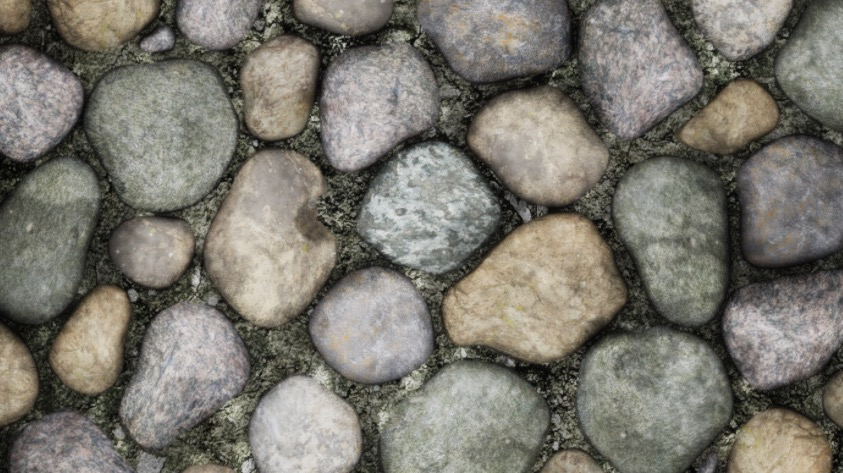
#> input picture test_pic/3-i1.jpg, 843 x 473 px
$ python main.py
#> lines starting #> are read from the running program, lines starting #| are printed output that depends on the picture
import copy
import math
from math import cos, sin

import numpy as np
from PIL import Image


def normalise(I_pos, il, jl):
    I_pos[:, 0] = I_pos[:, 0] / (il - 1)
    I_pos[:, 1] = I_pos[:, 1] / (jl - 1)
    return I_pos


def denormalise(I_pos, il, jl):
    I_pos[:, 0] = I_pos[:, 0] * (il - 1)
    I_pos[:, 1] = I_pos[:, 1] * (jl - 1)
    return I_pos


def simulate_views(I1, I2, t1, t2, ts, img_f):
    # get list of pixel coordinates for I1 and I2
    i_c, j_c = np.meshgrid(range(I1.shape[0]), range(I1.shape[1]), indexing='ij')
    pixel_pos = np.array(list(zip(j_c.reshape(-1), i_c.reshape(-1))), dtype=np.float64)
    I1_pos = normalise(copy.deepcopy(pixel_pos), I1.shape[1], I1.shape[0])
    I1_pos = np.c_[I1_pos, np.ones(I1_pos.shape[0])]  # homogeneous z
    I2_pos = normalise(copy.deepcopy(pixel_pos), I1.shape[1], I1.shape[0])
    I2_pos = np.c_[I2_pos, np.ones(I2_pos.shape[0])]  # homogeneous z
    R1_T = np.array([[cos(t1), 0, sin(t1)],
                     [0, 1, 0],
                     [-sin(t1), 0, cos(t1)]]).T
    R2_T = np.array([[cos(t2), 0, sin(t2)],
                     [0, 1, 0],
                     [-sin(t2), 0, cos(t2)]]).T
    for t in ts:
        # compute homographic transform onto I
        R = np.array([[cos(t), 0, sin(t)],
                      [0, 1, 0],
                      [-sin(t), 0, cos(t)]])
        H1 = R @ R1_T
        H2 = R @ R2_T
        q1 = H1 @ I1_pos.reshape(-1, 3, 1)
        q2 = H2 @ I2_pos.reshape(-1, 3, 1)
        q1 = q1.reshape(-1, 3)[:, :2]
        q2 = q2.reshape(-1, 3)[:, :2]
        q1 = np.round(denormalise(q1, I1.shape[1], I1.shape[0])).astype(int)
        q2 = np.round(denormalise(q2, I2.shape[1], I2.shape[0])).astype(int)
        print('q1')
        print(q1[:, 0])
        print('q2')
        print(q2[:, 0])
        # generate view I
        I = np.zeros(I1.shape, dtype=np.uint8)
        q10 = q1.T[0][0]
        q20 = q2.T[0][0]
        print(q10, q20)
        q1 = q1[(q1[:, 1] < I.shape[0]) & (q1[:, 1] >= 0)]
        q1 = q1[(q1[:, 0] < I.shape[1]) & (q1[:, 0] >= 0)]
        q2 = q2[(q2[:, 1] < I.shape[0]) & (q2[:, 1] >= 0)]
        q2 = q2[(q2[:, 0] < I.shape[1]) & (q2[:, 0] >= 0)]
        I[q1.T[1], q1.T[0], :] = I1[q1.T[1], q1.T[0] - q10, :].reshape(-1, 3)
        I[q2.T[1], q2.T[0], :] = I2[q2.T[1], q2.T[0] - q20, :].reshape(-1, 3)
        PI = Image.fromarray(I)
        PI.save('./out/' + img_f + '-t={:.2f}.jpg'.format(t))


if __name__ == '__main__':
    # load input
    img_f = '5'
    # [7 lines of commented-out code are left out]
    I1 = np.asarray(Image.open('./test_pic/3-i1.jpg'))
#> I1 is the input picture: shape (473, 843, 3); mean R, G, B 122.2, 119.4, 110.5
    I2 = np.asarray(Image.open('./test_pic/3-i2.jpg'))
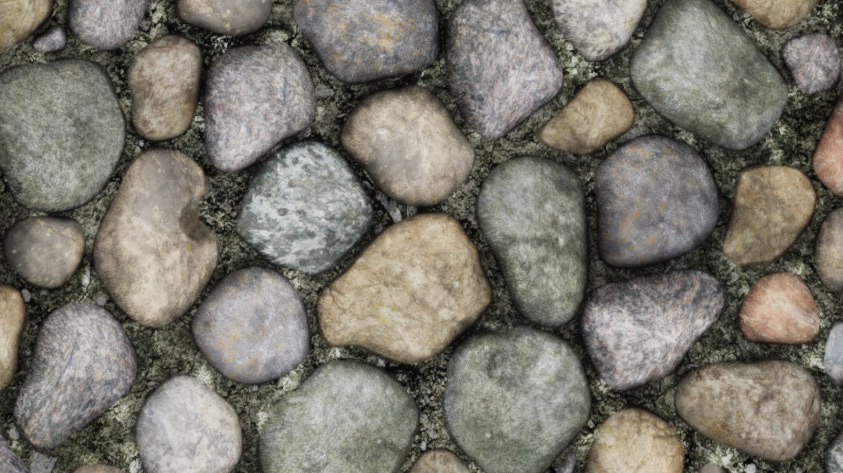
#> input picture test_pic/3-i2.jpg, 843 x 473 px
#> I2 is the input picture: shape (473, 843, 3); mean R, G, B 121.5, 118.3, 108.8
    PI1 = Image.fromarray(I1)
    PI2 = Image.fromarray(I2)
    PI1.save('./out/' + img_f + '-I1.jpg')
    PI2.save('./out/' + img_f + '-I2.jpg')

    # simulate theta generated image at 10 locations
    theta_1 = 0
    # theta_2 = math.pi / 180 * 29.225
    theta_2 = math.pi / 180 * 10
    thetas = np.arange(theta_1, theta_2+1e-5, (theta_2 - theta_1) / 20)
    simulate_views(I2, I1, theta_1, theta_2, thetas, img_f)
#> the loop in simulate_views, `for t in ts:` made 21 passes
#> pass 1, in simulate_views, `PI = Image.fromarray(I)`:
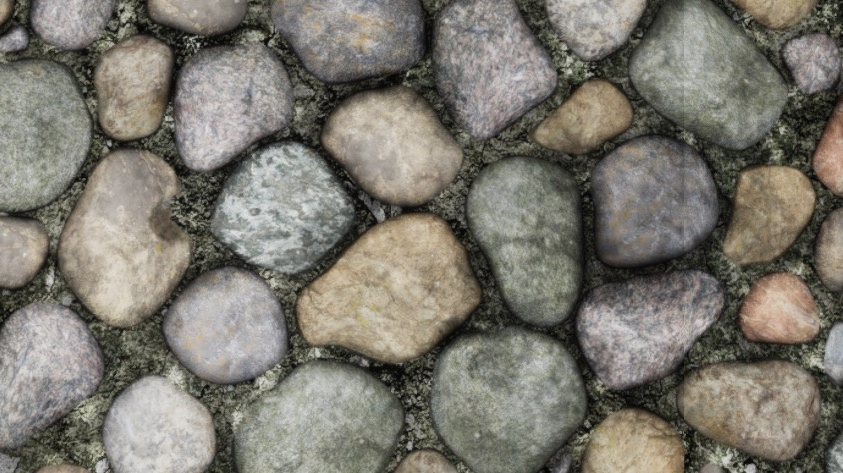
#> PI: PIL image 843x473 RGB; mean R, G, B 122.8, 119.6, 110.2
#> pass 2, in simulate_views, `PI = Image.fromarray(I)`:
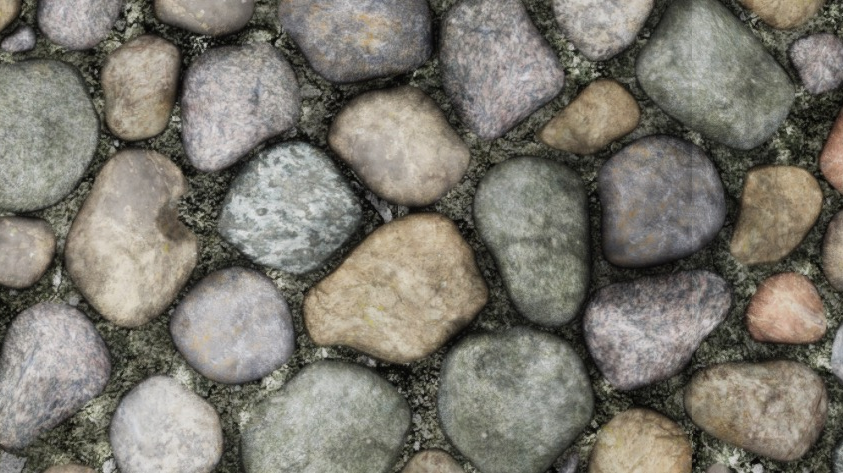
#> PI: PIL image 843x473 RGB; mean R, G, B 123, 119.7, 110.4
#> pass 3, in simulate_views, `PI = Image.fromarray(I)`:
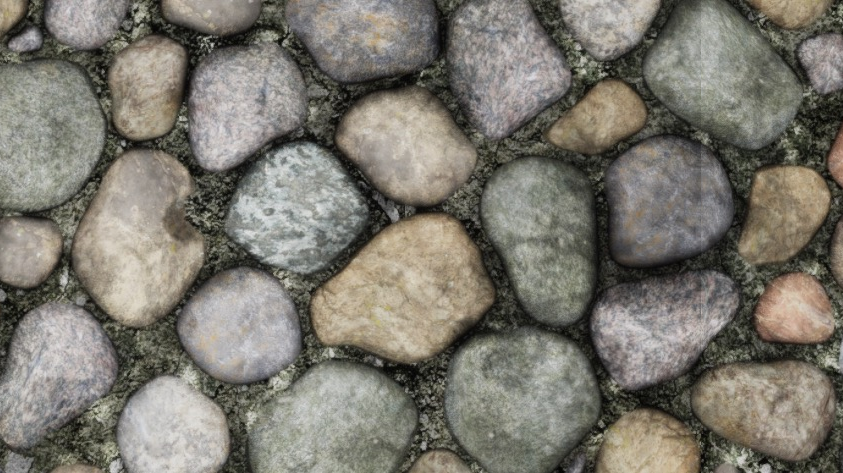
#> PI: PIL image 843x473 RGB; mean R, G, B 123, 119.8, 110.5

    # out
    print('Check the out folder for results.')
